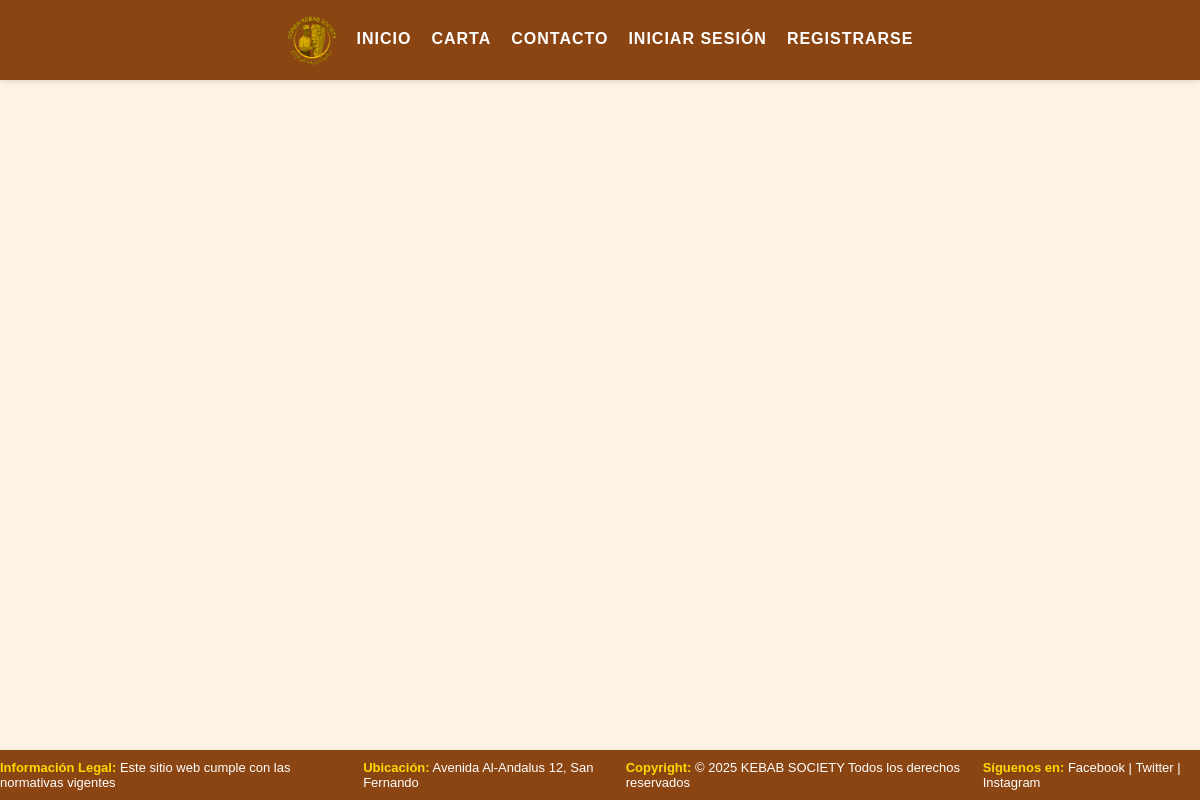
The app's page /functions/Ofertas.php, older data.
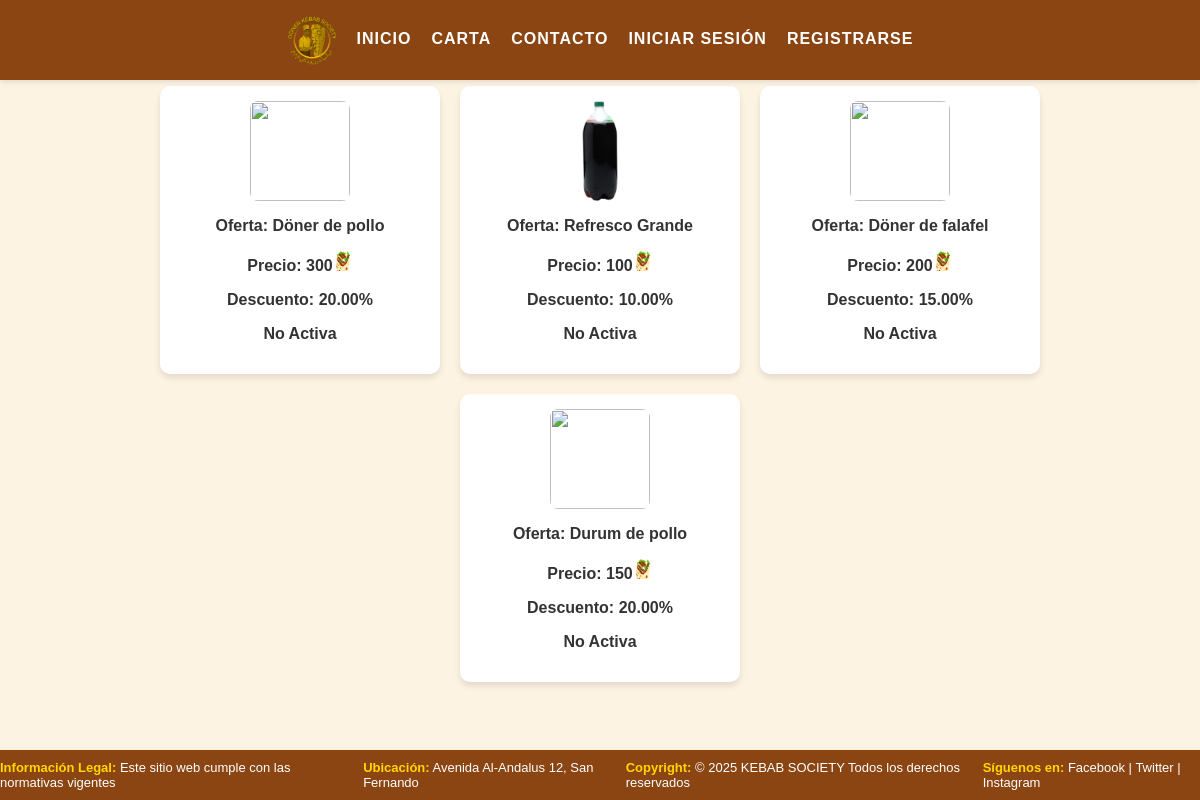
The same page, newer data.
### tables this page shows
CREATE TABLE OFFERS (
    offer_id INT PRIMARY KEY AUTO_INCREMENT,
    prod_id INT NOT NULL,
    cost INT NOT NULL DEFAULT 100,
    discount DECIMAL(5, 2) NOT NULL,
    offer_text TEXT
);

CREATE TABLE PRODUCTS (
    product_id INT PRIMARY KEY AUTO_INCREMENT,
    product_name VARCHAR(30) NOT NULL UNIQUE,
    product_price DECIMAL(5, 2) NOT NULL,
     
    category ENUM(
        'Durum',
        'Döner',
        'Lahmacun',
        'Entrante',
        'Bebida',
        'Postre'
    ) NOT NULL,
    img_src VARCHAR(255),
     
    cost DECIMAL(5, 2) DEFAULT NULL,
    stock INT DEFAULT NULL
);

### functions/Ofertas.php (the view, shortened to what this page needs)
<?php
$conn = include('./conexion.php');
try {
    $query = "SELECT OFFERS.offer_text as of_name, OFFERS.offer_id as id, OFFERS.cost as coronas, OFFERS.discount as discount, PRODUCTS.product_name as nombre, PRODUCTS.img_src as img FROM OFFERS JOIN PRODUCTS ON OFFERS.prod_id = PRODUCTS.product_id";
    $stmt = $conn->prepare($query);
    $stmt->execute();
    $_SESSION['ofertas'] = $stmt->get_result()->fetch_all(MYSQLI_ASSOC);
    ?>
    <html lang="es">
    <head>
        <link rel="stylesheet" href="../assets/css/styles.css">
        <link rel="stylesheet" href="../assets/css/ofertas.css">
    </head>
    <body>
        <?php include("./navbar.php"); ?>
        <main>
            <?php
            echo "<ul>";
            foreach ($_SESSION['ofertas'] as $f) {
                echo "<li>
                        <form method=\"POST\">
                        <input type=\"hidden\" name=\"Oferta\" value=\"" . $f['id'] . "\">
                        <input type=\"image\" width=\"100px\"src=../assets/images/productos/" . $f["img"] . " alt=\"\">
                        </form>";
                ?>
                <p>Oferta: <?= $f["nombre"] ?></p>
                <p>Precio: <?= $f["coronas"] ?><img src='../assets/images/logo/DKS.png' alt='DKS Logo' width='20px'></p>
                <p>Descuento: <?= $f["discount"] ?>%</p>
                <?php if (!empty($_SESSION['Aceptada'])) { ?>
                    <p>Activa</p>
                <?php } else { ?>
                    <p>No Activa</p>
                <?php } ?>
                </li>
            <?php } ?>
            <?php
            echo "</ul>";
} catch (Exception $e) {
    echo "Error: " . $e->getMessage();
} ?>
    </main>
    <?php include("./footer.php"); ?>
</body>
</html>

### functions/navbar.php (shortened to what this page needs)
<?php
if (isset($_SESSION['user_type'])) {
    switch ($_SESSION['user_type']) {
        case 'admin':
            $menuItems = [
                'Inicio' => './admin.php',
                'Empleados' => './employees.php',
                'Contratar' => './contratar.php',
                'Perfil' => './perfil.php',
                'Transacciones' => './transactions.php',
                'Cerrar Sesión' => './logout.php'
            ];
            break;
        case 'manager':
            $menuItems = [
                'Inicio' => './manager_index.php',
                'Reabastecer' => './manager_replineshment.php',
                'Transacciones' => './transactions.php',
                'Perfil' => './perfil.php',
                'Cerrar Sesión' => './logout.php'
            ];
            break;
        case 'customer':
            $menuItems = [
                'Inicio' => './dashboard.php',
                'Ofertas' => './ofertas.php',
                'Carta' => './menu.php',
                'Carrito' => './carrito.php',
                'Pedidos Recientes' => './pedidos.php',
                'Perfil' => './perfil.php',
                'Cerrar Sesión' => './logout.php'
            ];
            break;
    }
} else {
    $menuItems = [
        'Inicio' => '../index.php',
        'Carta' => './menu.php',
        'Contacto' => './contact.php',
        'Iniciar Sesión' => './login.php',
        'Registrarse' => './register.php'
    ];
}
?>
<header>
    <nav class="navbar">
        <img id="logo" src="../assets/images/logo/logo.png" alt="Logo DKS" class="logo">
        <?php
        foreach ($menuItems as $label => $url) {
            echo "<a href=\"$url\" class=\"menu-link\">$label</a>";
        }
        ?>
    </nav>
</header>

### functions/footer.php
<footer>
  <p><strong>Información Legal:</strong> Este sitio web cumple con las normativas vigentes</p>
  <p><strong>Ubicación:</strong> Avenida Al-Andalus 12, San Fernando </p>
  <p><strong>Copyright:</strong> &copy; <?php echo date("Y"); ?> KEBAB SOCIETY Todos los derechos reservados</p>
  <p><strong>Síguenos en:</strong>
    <a href="https://facebook.com/kebab" target="_blank">Facebook</a> |
    <a href="https://twitter.com/kebab" target="_blank">Twitter</a> |
    <a href="https://instagram.com/kebab" target="_blank">Instagram</a>
  </p>
</footer>

### assets/css/styles.css (style rules this page uses)
body { font-family: "Roboto", sans-serif; background-color: #fdf3e3; }
footer { background-color: #8b4513; color: white; z-index: 1000; box-shadow: 0 2px 5px rgba(0, 0, 0, 0.1); display: flex; justify-content: center; align-items: center; position: fixed; gap: 20px; bottom: 0; left: 0; right: 0; height: 50px; }
main { margin-top: 50px; margin-bottom: 80px; }
footer strong { margin: 0; color: #ffd700; }
footer a { color: white; text-decoration: none; }
footer a, footer p { font-size: 13px; }
.navbar { background-color: #8b4513; top: 0; left: 0; right: 0; z-index: 1000; box-shadow: 0 2px 5px rgba(0, 0, 0, 0.1); display: flex; justify-content: center; align-items: center; padding: 15px; position: fixed; gap: 20px; }
.menu-link { color: #fff; text-decoration: none; font-size: 16px; font-weight: bold; text-transform: uppercase; letter-spacing: 1px; transition: color 0.3s ease; }
.menu-link::after { content: ""; display: block; width: 0; height: 2px; background: #ffd700; transition: width 0.3s; }
#logo { width: 50px; height: 50px; border-radius: 50%; vertical-align: middle; }

### assets/css/ofertas.css (style rules this page uses)
body { font-family: Arial, sans-serif; margin: 0; padding: 0; }
main { display: flex; justify-content: center; align-items: center; flex-direction: column; padding: 20px; }
ul { list-style: none; padding: 0; display: flex; flex-wrap: wrap; justify-content: center; gap: 20px; }
li { background: #ffffff; border-radius: 10px; box-shadow: 0px 4px 6px rgba(0, 0, 0, 0.1); padding: 15px; text-align: center; width: 250px; transition: transform 0.2s ease-in-out; }
input[type="image"] { max-width: 200px; border-radius: 8px; }
form { display: flex; justify-content: center; align-items: center; flex-direction: column; gap: 10px; }
li p { font-size: 16px; font-weight: bold; color: #333; }

Row changes from the older to the newer data that the page shows:
added offers: products.product_name "Döner de pollo", cost "300", discount "20.00"
added offers: products.product_name "Refresco Grande", cost "100", discount "10.00"
added offers: products.product_name "Döner de falafel", cost "200", discount "15.00"
added offers: products.product_name "Durum de pollo", cost "150", discount "20.00"
